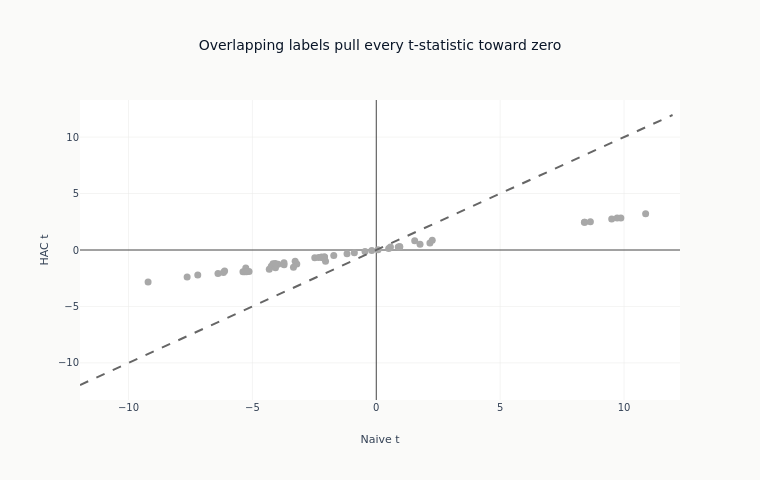

The notebook cell saved with this chart:
### Markdown cell above
### What the overlap correction costs

The same t-statistic computed twice: once treating each date as independent evidence,
once allowing for the overlap between neighbouring labels. A point on the dashed
diagonal would mean the overlap cost nothing.

### Code cell
fig = go.Figure(
    go.Scatter(
        x=eval_summary["naive_t"].to_list(),
        y=eval_summary["hac_t"].to_list(),
        mode="markers",
        marker=dict(
            color=[SURVIVES if s else DOES_NOT for s in eval_summary["fdr_sig"].to_list()],
            size=7,
        ),
        text=eval_summary["feature"].to_list(),
        showlegend=False,
    )
)
max_t = (
    max(
        eval_summary["naive_t"].cast(pl.Float64, strict=False).abs().max() or 1.0,
        eval_summary["hac_t"].cast(pl.Float64, strict=False).abs().max() or 1.0,
    )
    * 1.1
)
fig.add_trace(
    go.Scatter(
        x=[-max_t, max_t],
        y=[-max_t, max_t],
        mode="lines",
        line=dict(dash="dash", color=GRAY_FILLS["border"]),
        showlegend=False,
    )
)
fig.update_layout(
    template="ml4t",
    height=480,
    width=760,
    title_text="Overlapping labels pull every t-statistic toward zero",
    xaxis_title="Naive t",
    yaxis_title="HAC t",
)
fig.show()

### Figure 1 — Plotly figure (JSON) as saved in the notebook; plotly's stock layout.template omitted (floating-point values rounded to 4 significant figures)
{"data": [{"marker": {"color": ["#a8a8a8", "#a8a8a8", "#a8a8a8", "#a8a8a8", "#a8a8a8", "#a8a8a8", "#a8a8a8", "#a8a8a8", "#a8a8a8", "#a8a8a8", "#a8a8a8", "#a8a8a8", "#a8a8a8", "#a8a8a8", "#a8a8a8", "#a8a8a8", "#a8a8a8", "#a8a8a8", "#a8a8a8", "#a8a8a8", "#a8a8a8", "#a8a8a8", "#a8a8a8", "#a8a8a8", "#a8a8a8", "#a8a8a8", "#a8a8a8", "#a8a8a8", "#a8a8a8", "#a8a8a8", "#a8a8a8", "#a8a8a8", "#a8a8a8", "#a8a8a8", "#a8a8a8", "#a8a8a8", "#a8a8a8", "#a8a8a8", "#a8a8a8", "#a8a8a8", "#a8a8a8", "#a8a8a8", "#a8a8a8", "#a8a8a8", "#a8a8a8", "#a8a8a8", "#a8a8a8", "#a8a8a8", "#a8a8a8", "#a8a8a8", "#a8a8a8"], "size": 7}, "mode": "markers", "showlegend": false, "text": ["vol_252d", "vol_126d", "natr_14", "dist_52w_low", "vol_63d", "vol_21d", "garch_cond_vol", "max_dd_63d", "max_dd_126d", "mom_accel_medium", "sharpe_21d", "rsi_14", "obv_zscore_63d", "dist_52w_high", "cci_21", "bb_pctb_20", "rsi_7", "sharpe_10d", "ret_21d", "cci_14", "sma_ratio_50", "sharpe_42d", "ema_ratio_26", "stoch_k", "macd_line", "ret_42d", "ret_10d", "sharpe_5d", "hurst_100", "sharpe_252d", "ret_63d", "sharpe_63d", "skip_recent_6_1", "ret_5d", "sharpe_126d", "sharpe_126d_rank", "ret_189d", "vol_ratio_short", "chop_14", "vol_ratio_medium", "mom_accel_long", "ret_126d", "ret_126d_rank", "sharpe_189d", "sma_ratio_200", "vol_ratio_21d", "skip_recent_12_1", "adx_14", "vol_ratio_63d", "ret_252d", "mom_accel_short"], "type": "scatter", "x": [9.87, 9.501, 9.72, 10.87, 8.641, 8.41, 8.4, -9.21, -7.204, -6.121, -6.388, -6.169, -7.634, -5.267, -5.381, -5.317, -5.237, -5.134, -4.238, -4.318, -3.963, -4.167, -3.722, -4.068, -3.725, -3.274, -3.208, -3.343, -4.076, -2.483, -2.324, -2.206, 2.165, -2.047, -2.091, -2.091, 1.766, -2.162, 2.258, -1.716, -1.181, 0.9458, 0.9458, -0.8851, 0.8872, 1.55, 0.5011, -0.4545, 0.5712, -0.182, 0.07143], "y": [2.835, 2.739, 2.828, 3.212, 2.497, 2.448, 2.457, -2.835, -2.21, -1.861, -2.071, -2.001, -2.385, -1.591, -1.937, -1.932, -1.916, -1.897, -1.448, -1.705, -1.256, -1.218, -1.308, -1.579, -1.129, -1.003, -1.247, -1.524, -1.188, -0.6921, -0.6627, -0.6248, 0.6228, -0.9903, -0.624, -0.624, 0.5071, -0.6914, 0.8629, -0.4887, -0.3245, 0.2777, 0.2777, -0.2514, 0.2584, 0.8291, 0.1435, -0.1304, 0.2763, -0.05272, 0.02052]}, {"line": {"color": "#666666", "dash": "dash"}, "mode": "lines", "showlegend": false, "type": "scatter", "x": [-11.96, 11.96], "y": [-11.96, 11.96]}], "layout": {"height": 480, "title": {"text": "Overlapping labels pull every t-statistic toward zero"}, "width": 760, "xaxis": {"title": {"text": "Naive t"}}, "yaxis": {"title": {"text": "HAC t"}}}}
